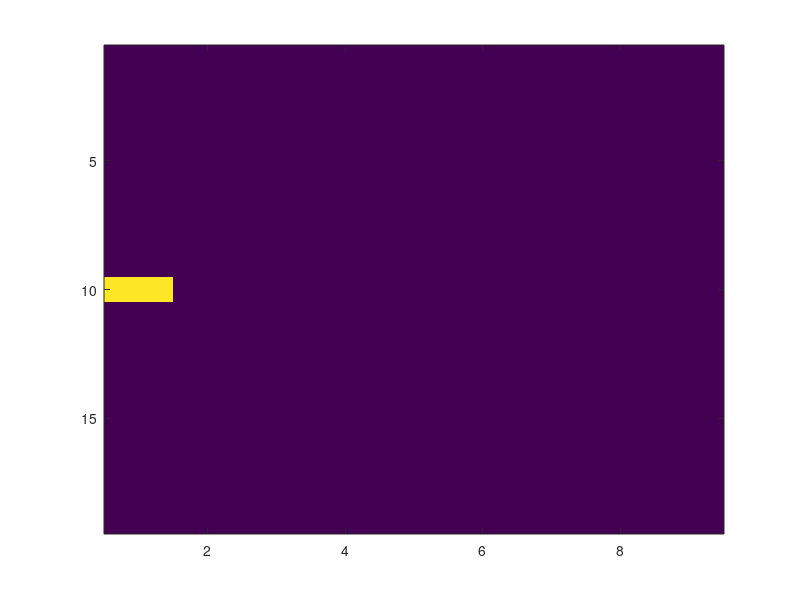

Write the MATLAB code that produced this figure. (Note: this script raises an error after producing the figure.)
maximum_x = 19
maximum_y = 9
grid = zeros(maximum_x,maximum_y)



%Starting position (CAR)
x = 10
y = 1
grid(x,y) = 1

length = 1
posX = zeros(1)
posY = zeros(1)
posX(1) = x;
posY(1) = y;

fig1 = figure
set(fig1,'menubar','none')
set(fig1,'CurrentObject',imagesc(grid));

for i = 1:1000000
     
            grid(posX(1),posY(1)) = 0
            
            posX(1) = x;
            posY(1) = y;
            
            grid(x,y) = 1;
            if y>9
                y =1
                posY(1) = y
                pause(0.5)
            else
                y = y+1
                posY(1) = y
                pause(0.5)
            end
            set(fig1,'CurrentObject',imagesc(grid));
            
     
end